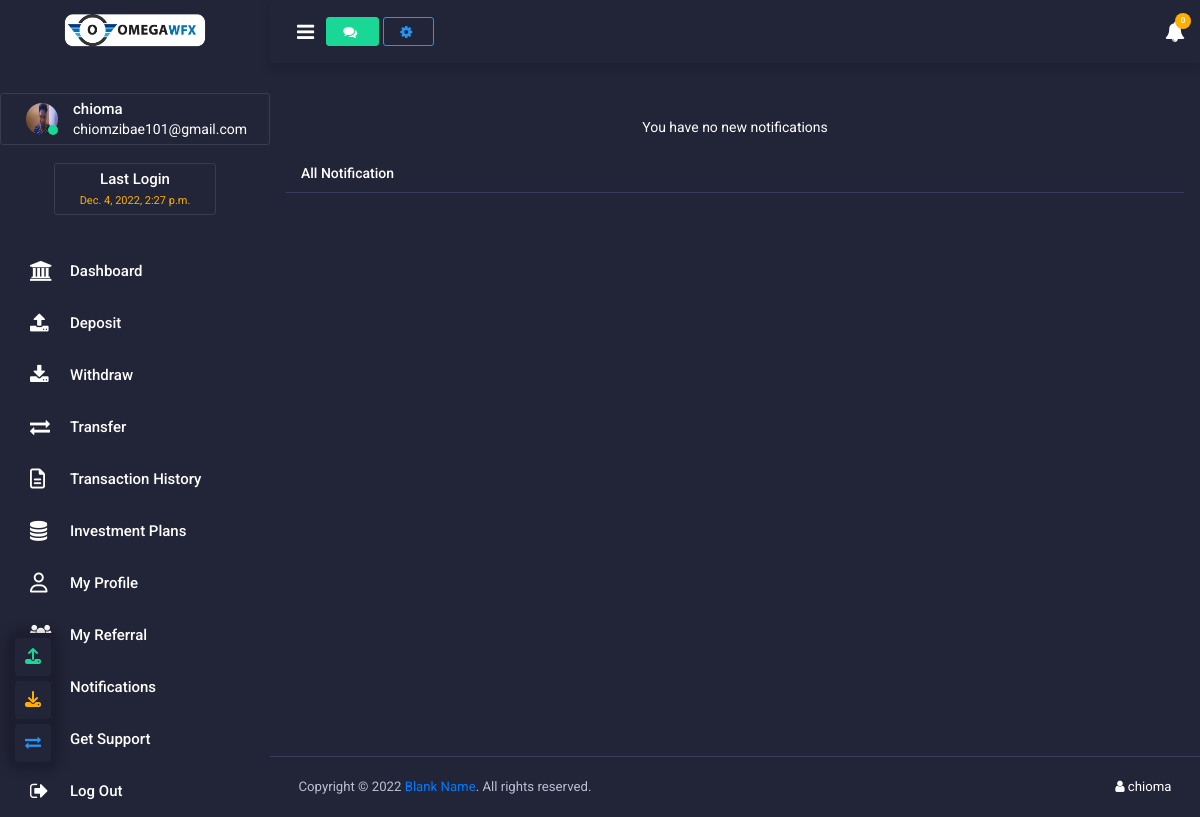
Page /user/notification (signed in) on the committed database.
### user_core/models.py (models this page shows, shortened)
class Site(models.Model):
    name = models.CharField(max_length=50,null=True,blank=True,default='Blank Name')
    email = models.EmailField(null=True,blank=True,default='Blank Email')
    address = models.CharField(max_length=300,null=True,blank=True,default='Blank Address')
    second_address = models.CharField(max_length=300,null=True,blank=True,default='Blank Address')
    logo = models.ImageField(upload_to='site_images', default='logo.png')
    phone_number = models.IntegerField(null=True,blank=True,default=0)
    owned_by = models.CharField(max_length=50,null=True,blank=True,default='Admin')

class Profile(models.Model):
    user = models.ForeignKey(User,on_delete=models.CASCADE)
    country = models.CharField(max_length=50,null=True,blank=True)
    image = models.ImageField(upload_to='profile_images', default='r.jpg')
    available_balance = models.FloatField(default=0)
    live_profit = models.FloatField(default=0)
    book_balance = models.FloatField(default=0)
    plan_name = models.CharField(max_length=50,null=True,blank=True)
    plan_days = models.IntegerField(default=0,null=True,blank=True)
    plan_end_date = models.DateField(default=now(),null=True,blank=True)
    plan_amount  = models.IntegerField(default=0,null=True,blank=True)
    referral_price  = models.FloatField(default=0)
    referral_people  = models.FloatField(default=0)
    referred_by  = models.CharField(max_length=100,null=True,blank=True)

### user_core/views.py (the view)
# urls.py: path('notification',views.user_notification, name='user_notification'),
@login_required(login_url='/accounts/login')
def user_notification(request):
    user = User.objects.get(username = request.user.username)
    try:
        site = Site.objects.get(pk=1)
    except Site.DoesNotExist:
        site = Site.objects.create(pk=1)
        site.save()
    if not Profile.objects.filter(user= user.id):
        return redirect('/user/profile')
    profile = Profile.objects.get(user=user)
    notifications_unreads = Notification.objects.filter(profile=profile,read='False').order_by('-time')
    notifications_unread = Notification.objects.filter(profile=profile,read='False').order_by('-time')[:3]
    notifications = Notification.objects.filter(profile=profile).order_by('-time')
    notifications_unread_count = Notification.objects.filter(profile=profile,read='False').count()
    for notification in notifications_unreads:
        notification.read = 'True'
        notification.save()
    context = {
        'notifications':notifications,
        'profile':profile,
        'notifications_unreads': notifications_unreads,
        'notifications_unread_count':notifications_unread_count,
        'notifications_unread': notifications_unread,
        'site':site
    }
    return render(request,'user/notification.html',context)

### templates/user/notification.html (shortened to what this page needs)
{% extends 'user/main.html' %} {% load static %}{% block content %}
        <div class="main-panel">
          <div class="content-wrapper">
                  <div class="row">
                  <div class="col-12">
            <div class="card">
              <div class="card-body px-2">
                                      <table  class="table table-responsive-sm" >
                     <thead>
                        <tr>
                            <th>All Notification</th>
                        </tr>
                      </thead>
                        <tbody>
                          {% for notification  in notifications_unreads %}
                          <tr style="background-color:rgba(222,222,222,0.3);">
                          <td>
                            <a href='#' class="text-white" style="text-decoration: none;">
                                <h6 class="preview-subject font-weight-bold mb-1"><i class='fa fa-bell-o text-warning'>{{ notification.action_title }}</i></h6>
                            <p class="font-weight-light small-text">{{ notification.action }}</p>
                            <p class="font-weight-light text-muted mb-0" style="font-size: 9px;">{{ notification.time }}</p>
                            </a>
                        </td>
                      </tr>
                      {% empty %}
                      <p class="fs-6 text-center"> You have no new notifications </p>
                          {% endfor %}
                                              </tbody>
                    </table>
                                </div>
            </div>
                  </div>
              </div>
          </div>
    {% endblock content %}

### templates/user/main.html (shortened to what this page needs)
{% load static %}
<!DOCTYPE html>
<html lang="en">
<head>
    <link rel="stylesheet" href="{% static 'user/vendors/flag-icon-css/css/flag-icon.min.css' %}">
    <link rel="stylesheet" href="{% static 'user/vendors/ti-icons/css/themify-icons.css' %}">
    <link rel="stylesheet" href="{% static 'user/vendors/typicons/typicons.css' %}">
    <link rel="stylesheet" href="{% static 'user/vendors/css/vendor.bundle.base.css' %}">
    <link rel="stylesheet" href="{% static 'user/vendors/datatables.net-bs4/dataTables.bootstrap4.css' %}">
    <link rel="stylesheet" href="{% static 'user/vendors/datatables.net-fixedcolumns-bs4/fixedColumns.bootstrap4.min.css' %}">
    <link rel="stylesheet" href="{% static 'user/css/demo_3/style.css' %}">
  <link rel="stylesheet" href="https://cdnjs.cloudflare.com/ajax/libs/font-awesome/4.7.0/css/font-awesome.min.css">
<link rel="stylesheet" href="https://cdnjs.cloudflare.com/ajax/libs/normalize/5.0.0/normalize.min.css">
  </head>
  <body class="dark-theme">
    <div class="container-scroller">
<nav class="navbar default-layout col-lg-12 col-12 p-0 fixed-top d-flex flex-row">
        <div class="text-center navbar-brand-wrapper d-flex align-items-top justify-content-center">
          <a class="navbar-brand brand-logo" href="/user/">
            <img alt="" src="{{ site.logo.url }}" style='height: 40px; width: auto;'>
          </a>
        </div>
        <div class="navbar-menu-wrapper d-flex align-items-center">
          <button class="navbar-toggler navbar-toggler align-self-center" type="button" data-toggle="minimize">
            <span class="fa fa-bars"></span>
          </button>
            <a href="/user/support" class="btn btn-success mr-1">
                            <i class="fa fa-comments"></i>
                          </a>
            <a href="/user/profile" class="btn btn-outline-primary">
                            <i class="fa fa-gear"></i>
                          </a>
          <ul class="navbar-nav ml-auto">
            <li class="nav-item dropdown">
                              <a class="nav-link count-indicator" id="notificationDropdown" href="/user/transaction" data-toggle="dropdown">
                <i class="fa fa-bell"></i>
                                <span class="count bg-warning" style="font-size: 8px;">{{ notifications_unread_count }}</span>
                              </a>
            </li>
          </ul>
        </div>
      </nav>
      <div class="container-fluid page-body-wrapper">
        <div class="right-sidebar-toggler-wrapper" style="left: 10px; right: auto;">
          <div class="sidebar-toggler"><a href="/user/deposit"><i class="fas fa-upload text-success"></i></a></div>
          <div class="sidebar-toggler"><a href="/user/withdraw"><i class="fas fa-download text-warning"></i></a></div>
          <div class="sidebar-toggler"><a href="/user/transfer"><i class="fa fa-exchange text-primary"></i></a></div>
        </div>
<nav class="sidebar sidebar-offcanvas" id="sidebar">
          <ul class="nav">
            <li class="nav-item nav-profile">
              <a href="/user/profile" class="nav-link">
                <div class="profile-image">
                    <img class="img-xs rounded-circle" src="{{ profile.image.url }}" alt="">
                  <div class="dot-indicator bg-success"></div>
                </div>
                <div class="text-wrapper">
                  <p class="profile-name">{{ request.user.username }}</p>
                  <p class="designation">{{request.user.email}}</p>
                </div>
              </a>
          <div class='text-center px-2 py-1 w-100' style=""> {% for message in messages %} <p class="text-center w-100" style="">{{message}}</p> {% endfor %}</div>
            </li>
            <li class="nav-item nav-profile text-center" style='margin-bottom: 0px; margin-top: -20px;'>
              <a href="" class="nav-link">
                <div class="text-wrapper">
                  <p class="profile-name">Last Login</p>
                  <p class="designation"><small style="font-size: 11px;" class="text-warning"> {{ request.user.last_login }}</small></p>
                </div>
              </a>
            </li>
            <li class="nav-item">
              <a class="nav-link" href="/user/">
                  <i class='fa fa-bank i-con'></i>
                <span class="menu-title">Dashboard</span>
              </a>
            </li>
            <li class="nav-item">
              <a class="nav-link" href="/user/deposit">
                  <i class='fa fa-upload i-con'></i>
                <span class="menu-title">Deposit</span>
              </a>
            </li>
            <li class="nav-item">
              <a class="nav-link" href="/user/withdraw">
                  <i class='fa fa-download i-con'></i>
                <span class="menu-title">Withdraw</span>
              </a>
            </li>
            <li class="nav-item">
              <a class="nav-link" href="/user/transfer">
                  <i class='fa fa-exchange i-con'></i>
                <span class="menu-title">Transfer</span>
              </a>
            </li>
            <li class="nav-item">
              <a class="nav-link" data-toggle="collapse" href="/user/transaction" aria-expanded="false" aria-controls="transact">
                <i class='fa fa-file-text-o i-con'></i>
                <span class="menu-title">Transaction History</span>
              </a>
            </li>
            <li class="nav-item">
              <a class="nav-link" href="/user/plans">
                  <i class='fa fa-database i-con'></i>
                <span class="menu-title">Investment Plans</span>
              </a>
            </li>
            <li class="nav-item">
              <a class="nav-link" href="/user/profile">
                  <i class='fa fa-user-o i-con'></i>
                <span class="menu-title">My Profile</span>
              </a>
            </li>
            <li class="nav-item">
              <a class="nav-link" href="/user/ref">
                  <i class='fa fa-users i-con'></i>
                <span class="menu-title">My Referral</span>
              </a>
            </li>
            <li class="nav-item">
              <a class="nav-link" href="/user/notification">
                  <i class='fa fa-bell i-con'></i>
                <span class="menu-title">Notifications</span>
              </a>
            </li>
            <li class="nav-item">
              <a class="nav-link" href="/user/support">
                  <i class='fa fa-commenting-o i-con'></i>
                <span class="menu-title">Get Support</span>
              </a>
            </li>
            <li class="nav-item">
              <a class="nav-link" href="/accounts/logout">
                  <i class='fa fa-sign-out i-con'></i>
                <span class="menu-title">Log Out</span>
              </a>
            </li>
          </ul>
        </nav>
          {% block content %}{% endblock content %}
          <footer class="footer">
            <div class="container-fluid clearfix">
              <span class="text-muted d-block text-center text-sm-left d-sm-inline-block">Copyright © 2022 <a
                  href="/">{{ site.name }}</a>. All rights reserved.</span>
              <span class="float-none float-sm-right d-block mt-1 mt-sm-0 text-center"><i class="fa fa-user"></i> {{ request.user.username }} </span>
            </div>
          </footer>
        </div>
        </div>
        </div>
      </body>
    </html>

### templates/user/main.html (style rules this page uses)
* { box-sizing: border-box; }
body { top: 0px !important; }
.content-wrapper { background: #222437; }

### rows in the picture
Site: logo (picture), name "Blank Name"
Profile: image (picture)

### other values in the picture
{{ notifications_unread_count }} "0"
{{ request.user.username }} "chioma"
{{ request.user.email }} "chiomzibae101@gmail.com"
{{ request.user.last_login }} "Dec. 4, 2022, 2:27 p.m."
